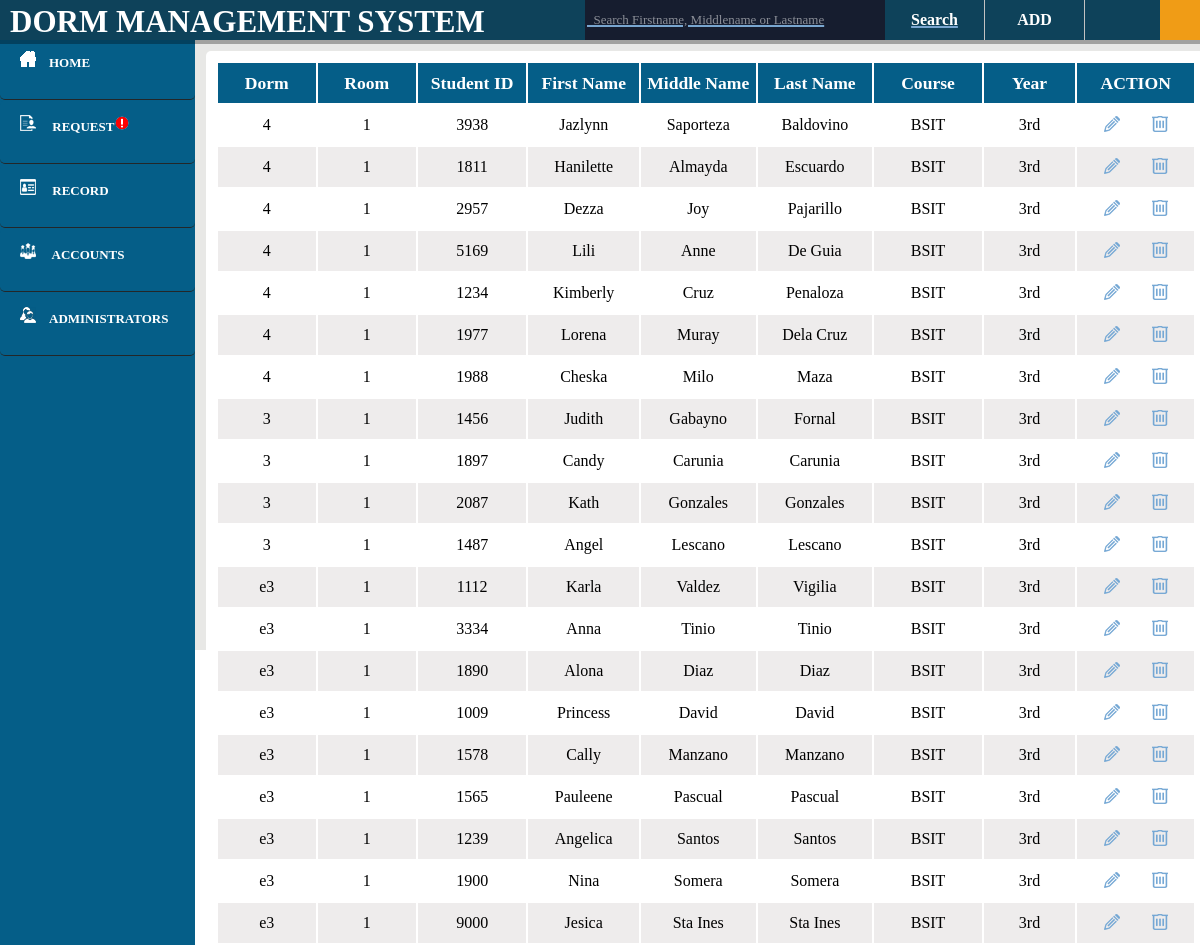
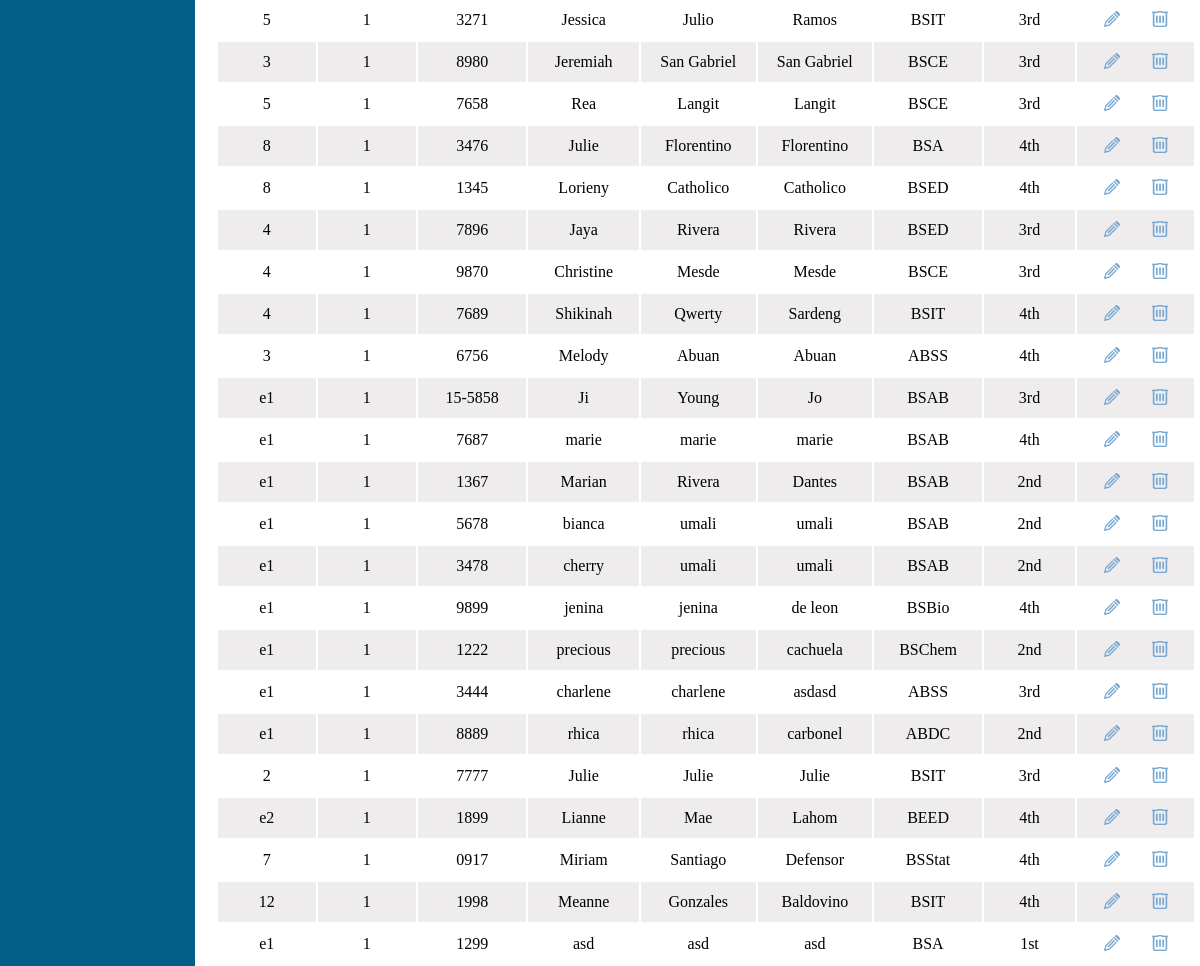
/DMS/admin_studentRecord.php (signed in), run on the app's committed database (2 pictures, top to bottom).
### tables this page shows
CREATE TABLE `student` (
  `entry_id` int(11) NOT NULL,
  `student_id` varchar(20) NOT NULL,
  `fname` varchar(20) NOT NULL,
  `mname` varchar(20) NOT NULL,
  `lname` varchar(20) NOT NULL,
  `course` varchar(20) NOT NULL,
  `year` varchar(20) NOT NULL,
  `request` varchar(20) DEFAULT 'Pending',
  `room_number` varchar(20) NOT NULL,
  `seen` int(11) NOT NULL DEFAULT '0',
  `seen1` int(11) NOT NULL DEFAULT '0',
  `student_type` varchar(20) NOT NULL DEFAULT 'Normal'
);

### DMS/admin_studentRecord.php (the view, shortened to what this page needs)
<html>
<head>
		<link rel="stylesheet" type="text/css" href="Blog.css">
		<link rel="stylesheet" type="text/css" href="user.css">
		<link rel="stylesheet" type="text/css" href="modal.css">
		<header>
			<?php
				include 'connect.php';
				$user=$_SESSION['login_user'];
				$qry="select * from user where Username='$user';";
				$result=mysqli_query($con,$qry);
				while($rows=mysqli_fetch_array($result))
				{
					$fname = $rows['Username'];
				}
		?>
			<font face="Century Gothic">
			<div id="nav">
					<nav>
					<ul>
						<li id="titlename">DORM MANAGEMENT SYSTEM</li>
						<li id="login"><a href=""><?php echo $fname?></a>
						</li>
					</ul>
					<form action="admin_viewRecord.php" method="post">
 							<input type="text" id="search" name="term" placeholder="  Search Firstname, Middlename or Lastname"/>
							<input type="submit" id="submit" name="submit1" value="Search">
 							</form>
 							<BUTTON id="btnadd" TYPE="BUTTON" onclick="btn1()"><font color="#ffffff" size="3"><b>ADD</font></BUTTON>
				</nav>
			</div></font>
		</header>
	</head>
	<body>
	<article><br><br>
	<b>
		<div id="leftnav"><a href="admin_home.php"><img src="images/home1.png">&emsp;<font color="#ffffff">HOME</a></font></div>
			<?php
			include 'connect.php';
			$sql = "SELECT * FROM student WHERE request='Pending' AND seen1 = 0";
			$result = mysqli_query($con, $sql);
			if($result) {
				if(mysqli_num_rows($result) > 0) {
					echo "<div id=\"leftnav\"><a href=\"admin_studentRequest.php\"><img src=\"images/studentreq.png\">&emsp;<font color=\"#ffffff\"> REQUEST<img src='notif.png'/></a></font></div>";
				} else {
					echo "<div id=\"leftnav\"><a href=\"admin_studentRequest.php\"><img src=\"images/studentreq.png\">&emsp;<font color=\"#ffffff\"> REQUEST</a></font></div>";
				}
			}
			?>
		<div id="leftnav"><a href="admin_studentRecord.php"><img src="images/record.png">&emsp;<font color="#ffffff"> RECORD</a></font></div>
		<div id="leftnav"><a href="admin_accountRecord.php"><img src="images/student.png">&emsp;<font color="#ffffff"> ACCOUNTS</a></font></div>
		<div id="leftnav"><a href="accounts_view.php"><img src="images/admin.png">&emsp;<font color="#ffffff">ADMINISTRATORS </a></font><br></div>
	</b>
	</article>
	<aside>
	<div id="right">
		<table class="alternate">
	<tr>
	<th>Dorm</th>
	<th>Room</th>
	<th>Student ID</th>
	<th>First Name</th>
	<th>Middle Name</th>
	<th>Last Name</th>
	<th>Course</th>
	<th>Year</th>
	<th colspan="2"><center>ACTION</center></th>
		<?php
			function displayimage()
			{
				$con = mysqli_connect("localhost","root","","dorm");
				$qry="select * from student where request='Approve';";
				$str="";
				$result=mysqli_query($con,$qry);
				while($rows=mysqli_fetch_array($result))
				{
				$str = $str.	"<tr>
		<td>".$rows[8]."</td>
		<td>".$rows[9]."</td>
		<td>".$rows[1]."</td>
		<td>".$rows[2]."</td>
		<td>".$rows[3]."</td>
		<td>".$rows[4]."</td>
		<td>".$rows[5]."</td>
		<td>".$rows[6]."</td>
		<td><button><a href = 'edit_account.php?id=".$rows['0']."'><center><img src='up.png'/></a></button>&emsp;
		<button><a href = 'delete_user.php?id=".$rows['0']."'><center><img src='del.png'/></a></button></td>
		</tr>"
		;
				}
		 echo $str;
			}
			displayimage();
		?>
		</table>
</div>
</aside>
	</body>
</html>

### DMS/Blog.css (style rules this page uses)
a { color: #00a2ff; text-decoration: none; }
body { overflow-x: hidden; margin: 0px; font-family: Century Gothic; }
::placeholder { color: rgba(255,255,255,.5); }
nav { text-align: center; background-color: #0e425a; position: relative; padding: 0px 60px 0px 754px; width: 100%; position: fixed; z-index: 2; box-shadow: 0px 0px 0px 4px rgba(0,0,0,.3); font-weight: bold; }
nav ul { list-style: none; margin: 0; padding: 0; }
nav > ul > li { float: left; }
nav ul li a { display: inline-block; color: #ffffff; padding: 10px 20px; text-decoration: none; width: 160px; }

### DMS/user.css (style rules this page uses)
* { font-color: #fff; }
article { padding: 0 auto; background-color: #055e88; float: left; height: 100%; width: 195px; position: fixed; }
aside { background-color: #e8e8e6; padding: 3% 2% 2% 3%; height: 604px; height: 100%; }
#right { background-color: #ffffff; height: 0 auto%; margin-top: 15px; padding: 10px; width: 86%; margin-left: 170px; }
#leftnav { background-color: #055e88; height: 38px; width: 170px; margin: 0px; font-size: 13px; padding: 15px 5px 10px 20px; border-bottom: solid 1px #232729; }
#btnadd { background-color: #055e88; height: 40px; width: 300px; margin: 0px; margin-left: -130px; margin-top: -5px; }
nav { text-align: center; background-color: #0e425a; position: relative; padding: 0px 60px 0px 1160px; width: 100%; height: 40px; position: fixed; z-index: 2; box-shadow: 0px 0px 0px 4px rgba(0,0,0,.3); font-weight: bold; }
nav ul { list-style: none; margin: 0; padding: 0; }
nav > ul > li { float: left; }
nav ul li { background-color: #f09c16; color: #ffffff; list-style: none; }
nav ul li a { background-color: #f09c16; color: #fff; }
nav ul li a { display: inline-block; color: #fff; padding: 10px 10px; text-decoration: none; width: 170px; }
body { font-family: century gothic; }
#login { background-color: #f09c16; font-color: #000; margin-top: -40px; height: 40px; }
input[type=text],input[type=date],input[type=time], select { width: 80%; height: 35px; margin: -10px 0; display: inline-block; border: 1px solid #ccc; border-radius: 4px; box-sizing: border-box; border: none; }
input[type=submit] { width: 80%; background-color: #f09c16; height: 35px; color: white; margin-left: -10px; font-weight: bold; }
input { border: none; }
div { border-radius: 5px; background-color: #f2f2f2; }
table { width: 100%; }
td,th { text-align: center; width: 270px; height: 40px; color:#000000; font-family: century gothic; }
th { font-size: 110%; background-color: #055e88; color: #ffffff; }
td { font-weight: normal; }
.alternate tr { background-color: #eeecec; }
.alternate tr:nth-child(2n) { background-color: #ffffff; }
button { background: none; border: none; }
body { height: 590px }
#right { height: 100% }
#titlename { color: #fff; font-weight: bold; font-size: 31px; font-family: Space Age; padding-top: 4px; margin-left: -1150px; background-color: #0e425a; }
#leftnav { font-size: 13px }

### DMS/modal.css (style rules this page uses)
* { font-family: Century Gothic; }
#login { padding-top: 40px; }
table { padding-top: 0px; }
td,th { text-align: center; width: 250px; height: 40px; font-family: century gothic; }
input { background-color: #ffffff; font-size: 100%; height: 30px; width: 500px; font-family: century gothic; margin-left: 0px; }
#submit { background-color:#74bc60; height: 37px; width: 507px; border: none; outline: none; color: #fff; cursor: pointer; font-weight: bold; transition-timing-function: linear; }

### DMS/admin_studentRecord.php (style rules this page uses)
* { color: #ffffff; }
input, .inp,select { background-color: #161d2f; text-decoration: underline #79a6d0 2px; }
input[type=submit],input[type=text],select { border: none; }
#titlename { color: #fff; font-weight: bold; font-size: 31px; font-family: Space Age; padding-top: 4px; margin-left: -1150px; background-color: #0e425a; }
#search { margin-left: -1270px; margin-top: 0px; width: 300px; height: 40px; position: absolute; font-size: 13px; outline: 0; border-radius: 0; }
#btnadd { position: absolute; margin-left: -870px; margin-top: -16px; width:100px; border-right: 1px solid #c2c2c2; background-color: #0e425a; cursor: pointer; }
#submit { position: absolute; margin-left: -970px; width: 100px; height:40px; background-color: #0e425a; border-right: 1px solid #c2c2c2; }

### data on the page
student: room_number "4", seen "1", student "3938", fname "Jazlynn", mname "Saporteza", lname "Baldovino", course "BSIT", year "3rd"
student: room_number "4", seen "1", student "1811", fname "Hanilette", mname "Almayda", lname "Escuardo", course "BSIT", year "3rd"
student: room_number "4", seen "1", student "2957", fname "Dezza", mname "Joy", lname "Pajarillo", course "BSIT", year "3rd"
student: room_number "4", seen "1", student "5169", fname "Lili", mname "Anne", lname "De Guia", course "BSIT", year "3rd"
student: room_number "4", seen "1", student "1234", fname "Kimberly", mname "Cruz", lname "Penaloza", course "BSIT", year "3rd"
student: room_number "4", seen "1", student "1977", fname "Lorena", mname "Muray", lname "Dela Cruz", course "BSIT", year "3rd"
student: room_number "4", seen "1", student "1988", fname "Cheska", mname "Milo", lname "Maza", course "BSIT", year "3rd"
student: room_number "3", seen "1", student "1456", fname "Judith", mname "Gabayno", lname "Fornal", course "BSIT", year "3rd"
student: room_number "3", seen "1", student "1897", fname "Candy", mname "Carunia", lname "Carunia", course "BSIT", year "3rd"
student: room_number "3", seen "1", student "2087", fname "Kath", mname "Gonzales", lname "Gonzales", course "BSIT", year "3rd"
student: room_number "3", seen "1", student "1487", fname "Angel", mname "Lescano", lname "Lescano", course "BSIT", year "3rd"
student: room_number "e3", seen "1", student "1112", fname "Karla", mname "Valdez", lname "Vigilia", course "BSIT", year "3rd"
student: room_number "e3", seen "1", student "3334", fname "Anna", mname "Tinio", lname "Tinio", course "BSIT", year "3rd"
student: room_number "e3", seen "1", student "1890", fname "Alona", mname "Diaz", lname "Diaz", course "BSIT", year "3rd"
student: room_number "e3", seen "1", student "1009", fname "Princess", mname "David", lname "David", course "BSIT", year "3rd"
student: room_number "e3", seen "1", student "1578", fname "Cally", mname "Manzano", lname "Manzano", course "BSIT", year "3rd"
student: room_number "e3", seen "1", student "1565", fname "Pauleene", mname "Pascual", lname "Pascual", course "BSIT", year "3rd"
student: room_number "e3", seen "1", student "1239", fname "Angelica", mname "Santos", lname "Santos", course "BSIT", year "3rd"
student: room_number "e3", seen "1", student "1900", fname "Nina", mname "Somera", lname "Somera", course "BSIT", year "3rd"
student: room_number "e3", seen "1", student "9000", fname "Jesica", mname "Sta Ines", lname "Sta Ines", course "BSIT", year "3rd"
student: room_number "5", seen "1", student "3271", fname "Jessica", mname "Julio", lname "Ramos", course "BSIT", year "3rd"
student: room_number "3", seen "1", student "8980", fname "Jeremiah", mname "San Gabriel", lname "San Gabriel", course "BSCE", year "3rd"
student: room_number "5", seen "1", student "7658", fname "Rea", mname "Langit", lname "Langit", course "BSCE", year "3rd"
student: room_number "8", seen "1", student "3476", fname "Julie", mname "Florentino", lname "Florentino", course "BSA", year "4th"
student: room_number "8", seen "1", student "1345", fname "Lorieny", mname "Catholico", lname "Catholico", course "BSED", year "4th"
student: room_number "4", seen "1", student "7896", fname "Jaya", mname "Rivera", lname "Rivera", course "BSED", year "3rd"
student: room_number "4", seen "1", student "9870", fname "Christine", mname "Mesde", lname "Mesde", course "BSCE", year "3rd"
student: room_number "4", seen "1", student "7689", fname "Shikinah", mname "Qwerty", lname "Sardeng", course "BSIT", year "4th"
student: room_number "3", seen "1", student "6756", fname "Melody", mname "Abuan", lname "Abuan", course "ABSS", year "4th"
student: room_number "e1", seen "1", student "15-5858", fname "Ji", mname "Young", lname "Jo", course "BSAB", year "3rd"
student: room_number "e1", seen "1", student "7687", fname "marie", mname "marie", lname "marie", course "BSAB", year "4th"
student: room_number "e1", seen "1", student "1367", fname "Marian", mname "Rivera", lname "Dantes", course "BSAB", year "2nd"
student: room_number "e1", seen "1", student "5678", fname "bianca", mname "umali", lname "umali", course "BSAB", year "2nd"
student: room_number "e1", seen "1", student "3478", fname "cherry", mname "umali", lname "umali", course "BSAB", year "2nd"
student: room_number "e1", seen "1", student "9899", fname "jenina", mname "jenina", lname "de leon", course "BSBio", year "4th"
student: room_number "e1", seen "1", student "1222", fname "precious", mname "precious", lname "cachuela", course "BSChem", year "2nd"
student: room_number "e1", seen "1", student "3444", fname "charlene", mname "charlene", lname "asdasd", course "ABSS", year "3rd"
student: room_number "e1", seen "1", student "8889", fname "rhica", mname "rhica", lname "carbonel", course "ABDC", year "2nd"
student: room_number "2", seen "1", student "7777", fname "Julie", mname "Julie", lname "Julie", course "BSIT", year "3rd"
student: room_number "e2", seen "1", student "1899", fname "Lianne", mname "Mae", lname "Lahom", course "BEED", year "4th"
student: room_number "7", seen "1", student "0917", fname "Miriam", mname "Santiago", lname "Defensor", course "BSStat", year "4th"
student: room_number "12", seen "1", student "1998", fname "Meanne", mname "Gonzales", lname "Baldovino", course "BSIT", year "4th"
student: room_number "e1", seen "1", student "1299", fname "asd", mname "asd", lname "asd", course "BSA", year "1st"
